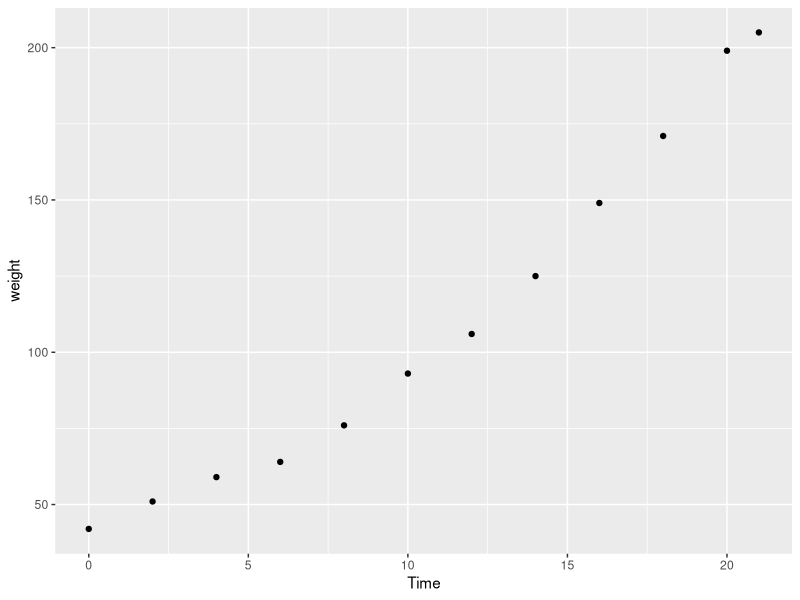

This figure's R source:
# gganimate

# install.packages("gganimate")
library(gganimate)
library(dplyr)

# simplify data
splitChicks <- split(x = ChickWeight, f = ChickWeight$Chick)

# static plot ------
ggplot(splitChicks[["1"]], aes(x = Time, y = weight)) +
  geom_point()

# animate the above -----
ggplot(splitChicks[["1"]], aes(x = Time, y = weight)) +
  geom_point() +
  transition_states(Time,
                    transition_length = 2,
                    state_length = 1)

# labels -------
ggplot(splitChicks[["1"]], aes(x = Time, y = weight)) +
  geom_point() +
  transition_states(Time,
                    transition_length = 2,
                    state_length = 1) +
  ggtitle("Showing Day {closest_state}") + 
  shadow_wake(wake_length = .5)
